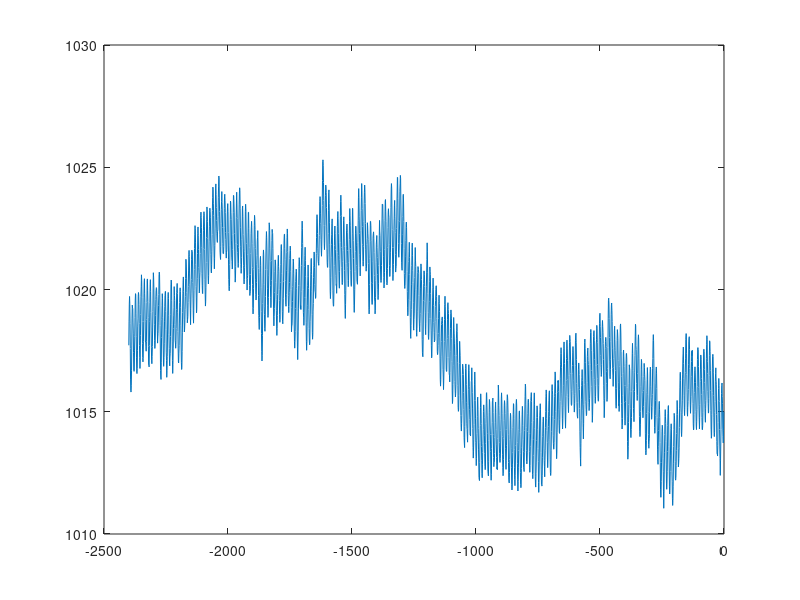

Source code (MATLAB):

rednoise = cumsum(randn(10000,1));
W = @(t)(rednoise(1-t));
p_n = @(t)(1016 + 1.6*sin((2*pi*(t))/12))+0.2*W(t); %ambiant pressure

time = (-2400:1:-1)';
presure = zeros(size(time));
for i = 1:size(time,1)
    presure(i) = p_n(time(i));
end


figure
plot(time, presure)
var(presure)